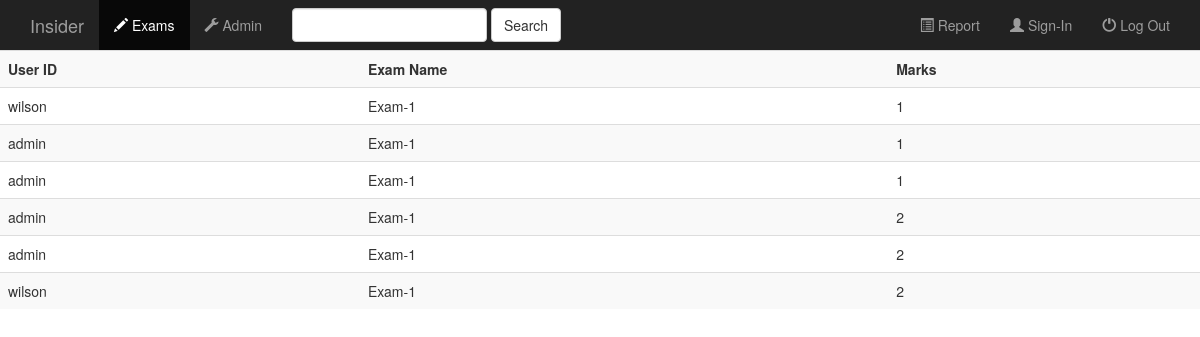
Screenshot of /exam/report/ (signed in) with the database file from the repository.
### exam/models.py (models this page shows, shortened)
class Report(models.Model):
    user = models.ForeignKey(User, on_delete=models.CASCADE)
    exam = models.ForeignKey(Exam, on_delete=models.CASCADE)
    marks = models.PositiveIntegerField()

class Exam(models.Model):
    exam_name = models.CharField(max_length=50)
    duration = models.DurationField()
    date_published = models.DateField('date published')
    def __str__(self):
        return self.exam_name

### exam/views.py (the view)
def report(request):
    user = request.user
    if user.is_staff:
        result = Report.objects.all()
    else:
        result = Report.objects.filter(user=user)
    return render(request, 'exam/report.html', {'report': result, 'candidate': user})

### exam/templates/exam/report.html
{% extends 'exam/base.html' %}
{% block body %}
    <table class="table table-striped">
    <tr>
        {% if candidate.is_staff %}
        <th>User ID</th>
        {% endif %}
    <th>Exam Name</th>
    <th>Marks</th>
    </tr>
  {% for result  in report %}
      <tr>
        {% if candidate.is_staff %}
            <td>{{ result.user }}</td>
        {% endif %}
          <td>{{ result.exam }}</td>
          <td> {{ result.marks }}</td>
      </tr>
  {% endfor %}
    </table>
{% endblock %}

### exam/templates/exam/base.html (shortened to what this page needs)
<!DOCTYPE html>
<html lang="en">
<head>
    {% load staticfiles %}
    <link rel="stylesheet" href="{% static 'exam/index.css' %}">
    <link rel="stylesheet" href="https://maxcdn.bootstrapcdn.com/bootstrap/3.3.7/css/bootstrap.min.css"/>
</head>
<body>
<nav class="nav navbar-inverse">
    <div class="container-fluid">
        <div class="navbar-header">
            <a class="navbar-brand" href="{% url 'exam:index' %}">Insider</a>
        </div>
        <div class="collapse navbar-collapse" id="topnavbar">
            <ul class="nav navbar-nav">
                <li class="active">
                    <a href="{% url 'exam:index' %}">
                        <span class="glyphicon glyphicon-pencil" arial-hidden="true"></span>&nbsp;Exams
                    </a>
                </li>
                <li class="">
                    <a href="/admin">
                        <span class="glyphicon glyphicon-wrench" arial-hidden="true"></span>&nbsp;Admin
                    </a>
                </li>
            </ul>
            <form class="navbar-form navbar-left" role="search" method="get" action="#">
                <div class="form-group">
                    <input type="search" class="form-control" name="q" value="">
                </div>
                <button type="submit" class="btn btn-default">Search</button>
            </form>
             <ul class="nav navbar-nav navbar-right ">
                 <li >
                    <a href="{% url 'exam:report' %}">
                        <span class="glyphicon glyphicon-list-alt" arial-hidden="true"></span> Report
                    </a>
                </li>
                <li >
                    <a href="{% url 'exam:login' %}">
                        <span class="glyphicon glyphicon-user" arial-hidden="true"></span> Sign-In
                    </a>
                </li>
                <li >
                    <a href="{% url 'exam:logout' %}">
                        <span class="glyphicon glyphicon-off" arial-hidden="true"></span>&nbsp;Log Out
                    </a>
                </li>
            </ul>
        </div>
    </div>
</nav>
{% block body %}
{% endblock %}
</body>
</html>

### rows the page displays
Report: user "wilson", exam "Exam-1", marks "1"
Report: user "admin", exam "Exam-1", marks "1"
Report: user "admin", exam "Exam-1", marks "1"
Report: user "admin", exam "Exam-1", marks "2"
Report: user "admin", exam "Exam-1", marks "2"
Report: user "wilson", exam "Exam-1", marks "2"
